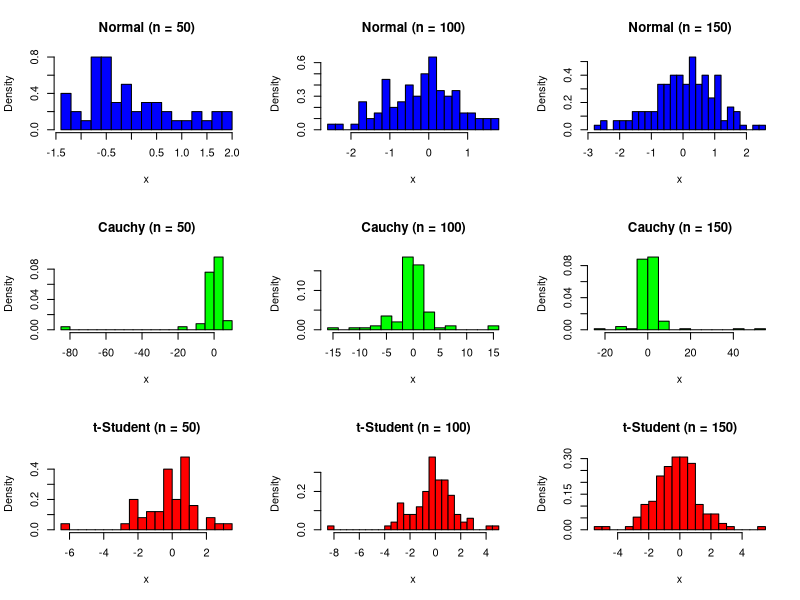

Generate this figure with R: (Note: a time limit stopped this script after it produced the figure.)
## ---- chunk 1
set.seed(123)

amostras <- expand.grid(rep(list(c(0,1)), 4)); amostras

medias <- apply(amostras,1, mean); medias

variancia <- apply(amostras,1, var); variancia

## ---- chunk 2
#Função de Probabilidade para a MÉDIA;
freq_media <- table(medias)
prob_media <- freq_media / sum(freq_media); prob_media

#Função de Probabilidade para a VARIÂNCIA;

freq_var <- table(variancia)
prob_var <- freq_var / sum(freq_var); prob_var


## ---- chunk 3
phi <- function(X1, X2, Y1, Y2) {
  
  X_ord <- sort(c(X1, X2))
  Y_ord <- sort(c(Y1, Y2))
  
  if (max(X_ord) < min(Y_ord) || max(Y_ord) < min(X_ord)) {
    return(1)
  } else {
    return(0)
  }
}
## ---- chunk 4

delta_est <- function(X, Y) {
  
  X <- sort(X)
  Y <- sort(Y)
  
  m <- length(X)
  n <- length(Y)
  
  u_sum <- 0
  
  for (i1 in 1:(m-1)) {
    for (i2 in (i1+1):m) {
      for (k1 in 1:(n-1)) {
        for (k2 in (k1+1):n) {
          u_sum <- u_sum + phi(X[i1], X[i2], Y[k1], Y[k2])
        }
      }
    }
  }
  
  # Estatística U(X,Y)
  u_stat <- 1 / (choose(m, 2) * choose(n, 2)) * u_sum
  
  # Estimativa de Δ(F, G)
  delta_est <- (1 / 2) * u_stat - 1/6
  return(delta_est)
}


#Comparando duas normais com médias diferentes
delta_est(rnorm(20, 10, 0.5), 
          rnorm(35,0,0.5)) 


#Comparando duas normais com médias iguais
delta_est(rnorm(25, 0, 2), 
          rnorm(35,0,2)) 


#Comparando uma Normal com exponência
delta_est(rnorm(35, 0, 1), 
          rexp(50,2))






## ---- chunk 5
n_50 <- rnorm(50, mean = 0, sd = 1)
c_50 <- rcauchy(50, location = 0, scale = 1)
t_50 <- rt(50, df = 4)

n_100 <- rnorm(100, mean = 0, sd = 1)
c_100 <- rcauchy(100, location = 0, scale = 1)
t_100 <- rt(100, df = 4)

n_150 <- rnorm(150, mean = 0, sd = 1)
c_150 <- rcauchy(150, location = 0, scale = 1)
t_150 <- rt(150, df = 4)



# Conf o layout para 3 gráficos lado a lado
par(mfrow = c(3, 3))

# Distribuição Normal
hist(n_50, 
     main = "Normal (n = 50)", 
     col = "blue", 
     breaks = 20, 
     xlab = "x", 
     probability = TRUE)


hist(n_100, 
     main = "Normal (n = 100)", 
     col = "blue", 
     breaks = 20, 
     xlab = "x", 
     probability = TRUE)


hist(n_150, 
     main = "Normal (n = 150)", 
     col = "blue", 
     breaks = 20, 
     xlab = "x", 
     probability = TRUE)


# Distribuição Cauchy
hist(c_50, 
     main = "Cauchy (n = 50)", 
     col = "green", 
     breaks = 20, 
     xlab = "x", 
     probability = TRUE)

hist(c_100, 
     main = "Cauchy (n = 100)", 
     col = "green", 
     breaks = 20, 
     xlab = "x", 
     probability = TRUE)

hist(c_150, 
     main = "Cauchy (n = 150)", 
     col = "green", 
     breaks = 20, 
     xlab = "x", 
     probability = TRUE)

# Distribuição t-Student
hist(t_50, 
     main = "t-Student (n = 50)", 
     col = "red", 
     breaks = 20, 
     xlab = "x", 
     probability = TRUE)

hist(t_100, 
     main = "t-Student (n = 100)", 
     col = "red", 
     breaks = 20, 
     xlab = "x", 
     probability = TRUE)


hist(t_150, 
     main = "t-Student (n = 150)", 
     col = "red", 
     breaks = 20, 
     xlab = "x", 
     probability = TRUE)

par(mfrow = c(1, 1))
## ---- chunk 6
amostra_G <- scan("dados.csv", what = numeric(), sep = "\n")

#Distribuição Normal Padrão e Amostra desconhecida G
delta_est(n_50,amostra_G)

delta_est(n_100,amostra_G)

delta_est(n_150,amostra_G)

#Distribuição T-Student (4) e Amostra desconhecida G

delta_est(t_50,amostra_G)

delta_est(t_100,amostra_G)

delta_est(t_150,amostra_G)

#Distribuição Cauchy Padrão e Amostra desconhecida G

delta_est(c_50,amostra_G)

delta_est(c_100,amostra_G)

delta_est(c_150,amostra_G)
